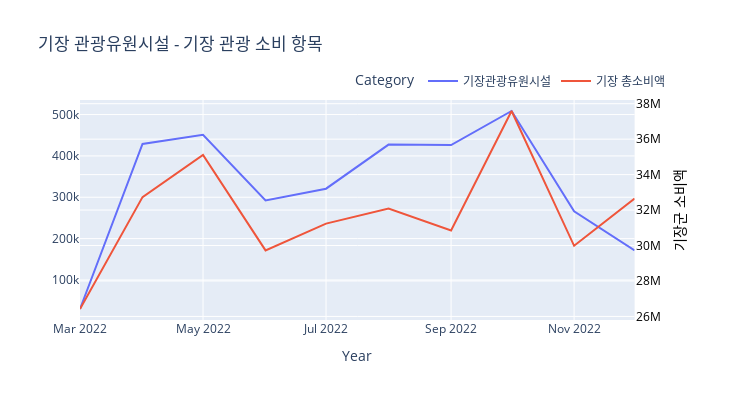

Notebook code for this chart:
### Code cell
fig = make_subplots(specs=[[{"secondary_y": True}]])
fig.add_trace(go.Scatter(x=gijang_attraction['기준년월'], y=gijang_attraction['지출액'], mode='lines', name="기장관광유원시설"))
fig.update_layout(
    title='기장 관광유원시설 - 기장 관광 소비 항목',
    xaxis_title='Year',
    legend=dict(
        title='Category',
        orientation='h',
        yanchor='bottom',
        y=1.02,
        xanchor='right',
        x=1,
    ),
    width=750,
    height=400,
    hovermode='x',
    yaxis2=dict(
        title='기장군 소비액',
        titlefont=dict(color='black'),
        tickfont=dict(color='black'),
        overlaying='y',
        side='right',
        position=0.95
    )
    
)
fig.update_xaxes(range=['2022-03', '2022-12'])
fig.add_trace(go.Scatter(x=gijang_total['기준년월'], y=gijang_total['지출액'], mode='lines', name='기장 총소비액'),
secondary_y = True)
fig.show()
py.plot(fig, filename = 'gijang_consumption', auto_open=True)

### Figure 1 — Plotly figure (JSON) as saved in the notebook; plotly's stock layout.template omitted (floating-point values rounded to 4 significant figures)
{"data": [{"mode": "lines", "name": "기장관광유원시설", "type": "scatter", "x": ["2022-03-01T00:00:00", "2022-04-01T00:00:00", "2022-05-01T00:00:00", "2022-06-01T00:00:00", "2022-07-01T00:00:00", "2022-08-01T00:00:00", "2022-09-01T00:00:00", "2022-10-01T00:00:00", "2022-11-01T00:00:00", "2022-12-01T00:00:00"], "y": [29794, 429067, 450945, 292468, 320729, 427321, 426250, 508602, 266002, 171702]}, {"mode": "lines", "name": "기장 총소비액", "type": "scatter", "x": ["2022-03-01T00:00:00", "2022-04-01T00:00:00", "2022-05-01T00:00:00", "2022-06-01T00:00:00", "2022-07-01T00:00:00", "2022-08-01T00:00:00", "2022-09-01T00:00:00", "2022-10-01T00:00:00", "2022-11-01T00:00:00", "2022-12-01T00:00:00"], "xaxis": "x", "y": [26419989, 32732078, 35107598, 29725325, 31235887, 32082854, 30848202, 37588317, 29985023, 32651795], "yaxis": "y2"}], "layout": {"height": 400, "hovermode": "x", "legend": {"orientation": "h", "title": {"text": "Category"}, "x": 1, "xanchor": "right", "y": 1.02, "yanchor": "bottom"}, "title": {"text": "기장 관광유원시설 - 기장 관광 소비 항목"}, "width": 750, "xaxis": {"anchor": "y", "domain": [0, 0.94], "range": ["2022-03", "2022-12"], "title": {"text": "Year"}}, "yaxis": {"anchor": "x", "domain": [0, 1]}, "yaxis2": {"anchor": "x", "overlaying": "y", "position": 0.95, "side": "right", "tickfont": {"color": "black"}, "title": {"font": {"color": "black"}, "text": "기장군 소비액"}}}}
